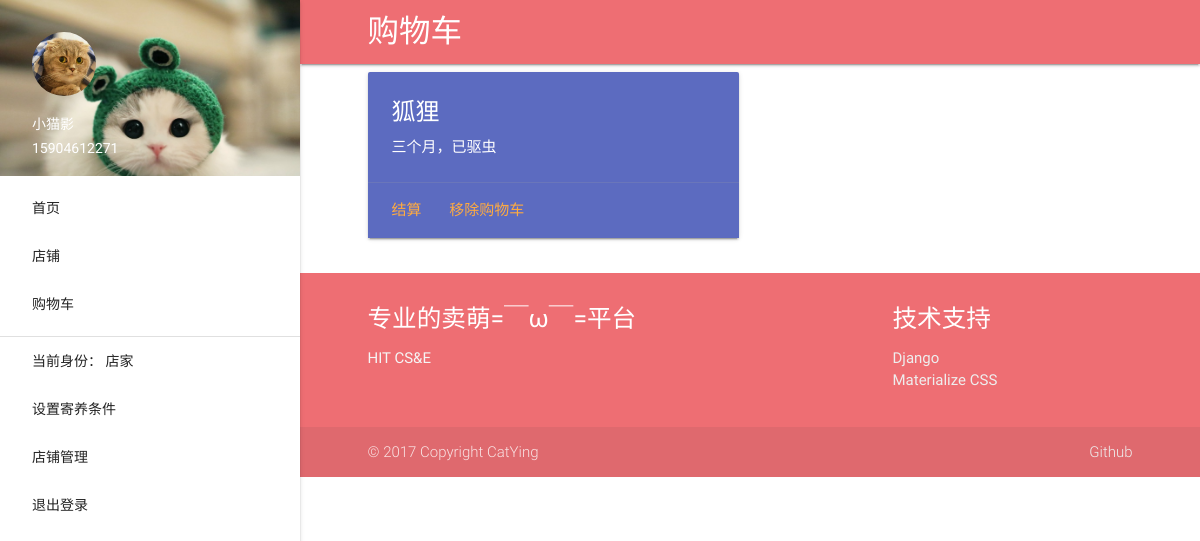
Page /shop/cart/ (signed in) on the earlier database version.
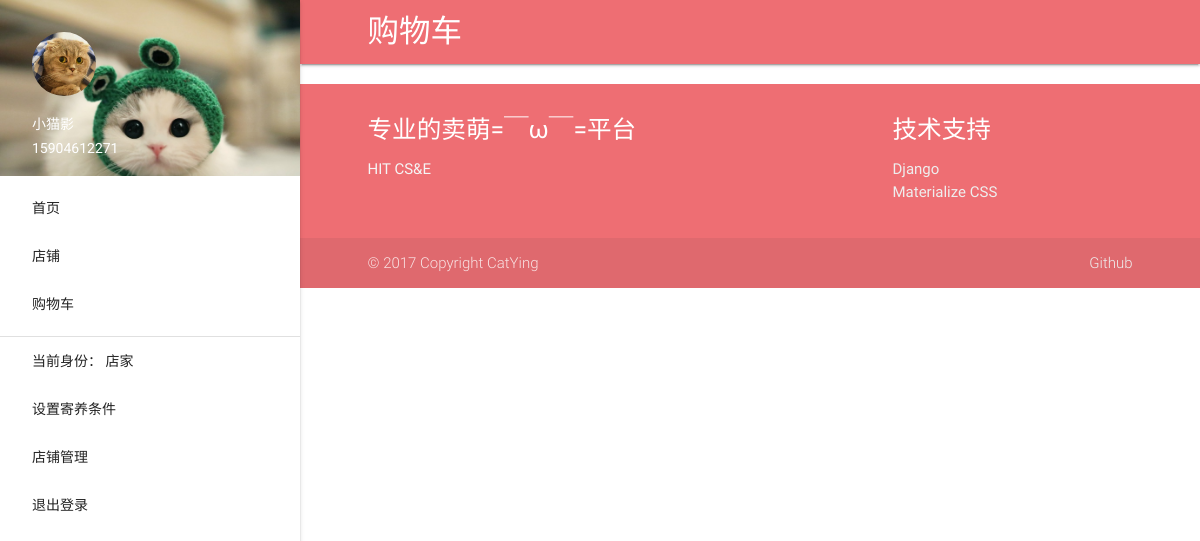
Same page on the later database version.
### shop/models.py (models this page shows, shortened)
class Item(models.Model):
    name = models.CharField(max_length=128)
    prototype = models.ForeignKey(Prototype)
    myuser = models.ForeignKey(MyUser)
    detail = models.TextField()
    locking_id = models.IntegerField(blank=True, null=True)

### shop/views.py (the view)
class CartView(LoginRequiredMixin, FrontMixin, ListView):
    template_name = 'shop/cart.html'
    model = Item
    context_object_name = 'item_list'
    login_url = reverse_lazy('login')
    def get_queryset(self):
        return Item.objects.filter(locking_id=self.request.user.myuser.id)

### authentication/mixin.py (called while the page is built)
    def get_context_data(self, **kwargs):
        context = super(AuthMixin, self).get_context_data(**kwargs)
        if self.request.user.is_authenticated():
            myuser = self.request.user.myuser
            context['myuser'] = myuser
        return context

### website/mixin.py (called while the page is built)
    def get_context_data(self, **kwargs):
        return super(FrontMixin, self).get_context_data(**kwargs)

### templates/shop/cart.html (shortened to what this page needs)
{% extends 'base.html' %}
{% load staticfiles %}
{% block navhead %}购物车{% endblock %}
{% block content %}
    <div class="container">
        <div class="row">
            {% for item in item_list %}
                <div class="col s12 m6">
                    <div class="card indigo  lighten-1">
                        <div class="card-content white-text">
                            <span class="card-title">{{ item.name }}</span>
                            <p>{{ item.detail }}</p>
                        </div>
                        <div class="card-action">
                            <a href="#">结算</a>
                            <a href="#" data-value="{{ item.id }}" class="remove">移除购物车</a>
                        </div>
                    </div>
                </div>
            {% endfor %}
        </div>
    </div>
{% endblock %}

Differences in the rows shown:
removed Item: name "狐狸", detail "三个月，已驱虫", {{ item.id }} 1 (drawn)
